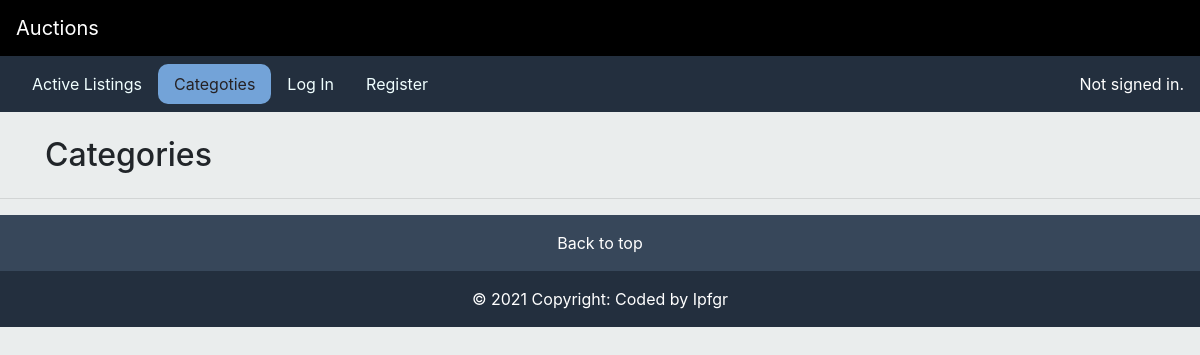
Before: /categories with the older database file.
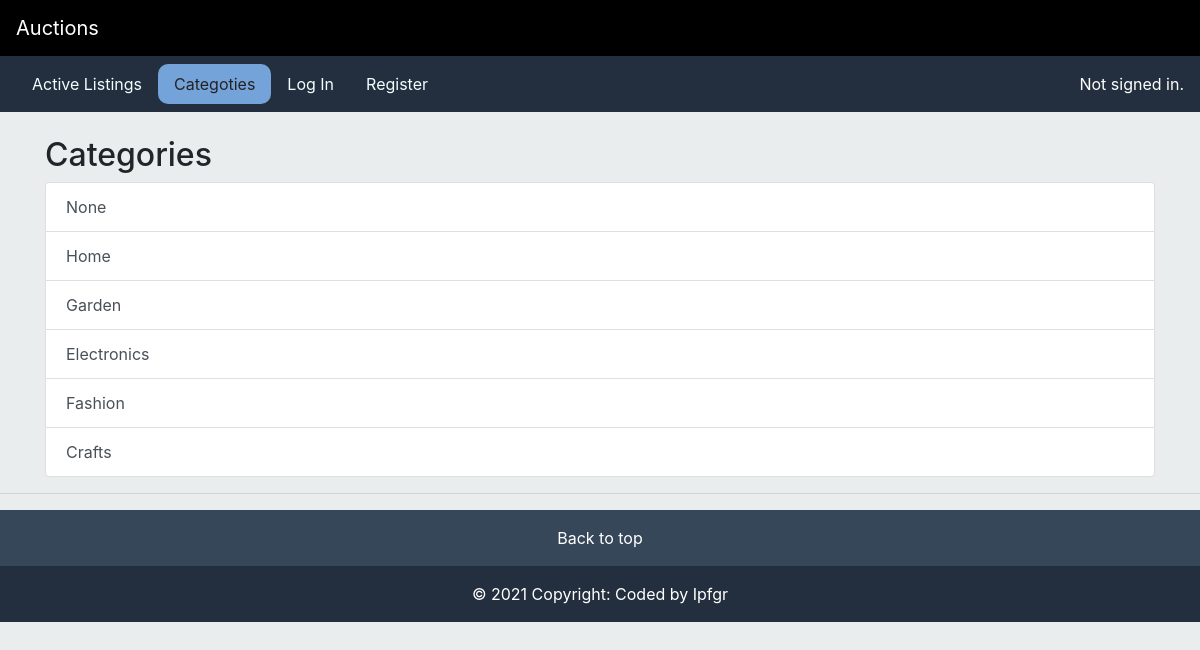
After: the same page with the newer database file.
### auctions/models.py (models this page shows, shortened)
class Category(models.Model):
    class Meta:
        verbose_name_plural = "categories"
    id = models.AutoField(primary_key=True)
    categories=models.CharField(max_length=64, default="None")

### auctions/views.py (the view)
# urls.py: path("categories", views.categories, name="categories"),
def categories(request):
    catlist = Category.objects.all()
    return render(request, "auctions/categories.html", {"categories": catlist})

### auctions/templates/auctions/categories.html
{% extends 'auctions/layout.html' %}
{% block categories_active %}nav-active{% endblock %}
{%block body%}
<div class="container">
  <h2 class="text-left">Categories</h2>
  <div class="list-group">
    {%for c in categories%}
    <a href="category/{{c.categories}}" class="list-group-item list-group-item-action">{{c.categories}}</a>
    {%endfor%}
  </div>
</div>
<hr />
{% endblock %}

### auctions/templates/auctions/layout.html (shortened to what this page needs)
{% load static %}
<!DOCTYPE html>
<html lang="en">
  <head>
    <link
      rel="stylesheet"
      href="https://stackpath.bootstrapcdn.com/bootstrap/4.4.1/css/bootstrap.min.css"
    />
    <link href="{% static 'auctions/styles.css' %}" rel="stylesheet" />
    <link
      rel="stylesheet"
      href="https://maxcdn.bootstrapcdn.com/font-awesome/4.7.0/css/font-awesome.min.css"
    />
  </head>
  <body id="top">
    <nav class="navbar " style="background-color: #000000">
     <a class="navbar-brand ">Auctions</a>
    </nav>
    <nav class="navbar navbar-light" style="background-color: #232f3e">
      <ul class="nav mr-auto ">
        <li class="nav-item">
          <a class="nav-link {% block index_active %}{% endblock %}" href="{% url 'index' %}">Active Listings</a>
        </li>
        <li class="nav-item">
          <a class="nav-link {% block categories_active %}{% endblock %}" href="{% url 'categories' %}">Categoties</a>
        </li>
        {% if user.is_authenticated %}
        <li class="nav-item">
          <a class="nav-link {% block watchlist_active %}{% endblock %}" href="{% url 'watchlist' %}">Watchlist Items</a>
        </li>
        <li class="nav-item">
          <a class="nav-link {% block add_active %}{% endblock %}" href="{% url 'add' %}">Create Listing</a>
        </li>
        <li class="nav-item">
          <a class="nav-link " href="{% url 'logout' %}">Log Out</a>
        </li>
        {% else %}
        <li class="nav-item">
          <a class="nav-link {% block login_active %}{% endblock %}" href="{% url 'login' %}">Log In</a>
        </li>
        <li class="nav-item">
          <a class="nav-link {% block register_active %}{% endblock %}" href="{% url 'register' %}">Register</a>
        </li>
        {% endif %}
      </ul>
      <div class="navbar-text" style="color:#ffffff">
        {% if user.is_authenticated %} Signed in as
        <strong>{{ user.username }}</strong>. {% else %} Not signed in.
        {% endif%}
      </div>
    </nav>
  <div class="row">
    <div class="col-12">
    <br />
       {% block body %} {% endblock %}
    </div>
  </div>
  </body>
  <div class="text-center p-3 text-white" style="background-color: #37475A">
    <a class="text-white" href="#top">Back to top</a>
  </div>
  <footer>
  <div class="text-center p-3 text-white" style="background-color: #232f3e">
    © 2021 Copyright:
    <a class="text-white" href="#">Coded by Ipfgr</a>
  </div>
</footer>
</html>

### auctions/static/auctions/styles.css (style rules this page uses)
body { padding: 0px; background-color:#EAEDED; }
a { color: azure; }
.navbar-brand { color: #FFFFFF !important; }
.nav-active { color: rgb(39 30 30); border-radius: 10px; background-color: #87c1ff; opacity: 0.8; }
.text-center { text-align: center; }

Changed rows visible on the page:
added Category: categories "None"
added Category: categories "Home"
added Category: categories "Garden"
added Category: categories "Electronics"
added Category: categories "Fashion"
added Category: categories "Crafts"
